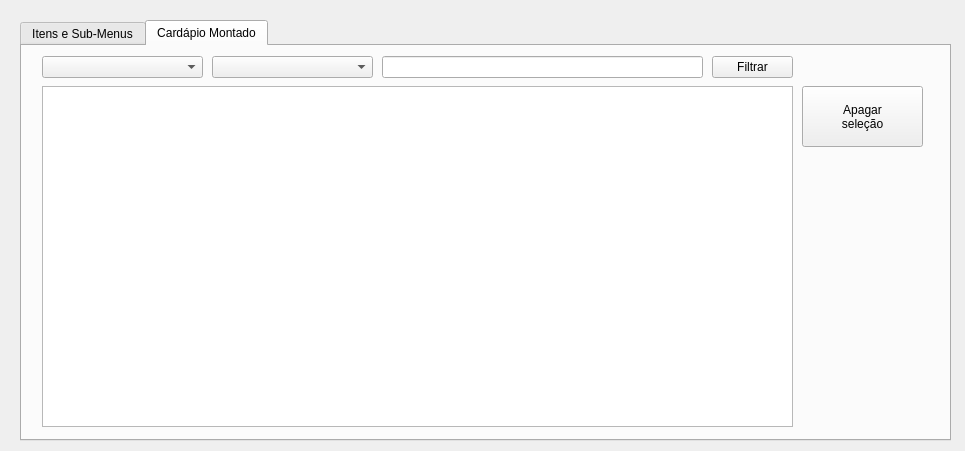
<?xml version="1.0" encoding="UTF-8"?>
<ui version="4.0">
 <class>Submenu</class>
 <widget class="QDialog" name="Submenu">
  <property name="geometry">
   <rect>
    <x>0</x>
    <y>0</y>
    <width>965</width>
    <height>451</height>
   </rect>
  </property>
  <property name="windowTitle">
   <string>Configurar SubMenu</string>
  </property>
  <widget class="QTabWidget" name="tabWidget">
   <property name="geometry">
    <rect>
     <x>20</x>
     <y>20</y>
     <width>931</width>
     <height>421</height>
    </rect>
   </property>
   <property name="currentIndex">
    <number>1</number>
   </property>
   <widget class="QWidget" name="tab">
    <attribute name="title">
     <string>Itens e Sub-Menus</string>
    </attribute>
    <widget class="QTableView" name="tableView_itens">
     <property name="geometry">
      <rect>
       <x>10</x>
       <y>60</y>
       <width>641</width>
       <height>321</height>
      </rect>
     </property>
     <property name="sizePolicy">
      <sizepolicy hsizetype="Maximum" vsizetype="Expanding">
       <horstretch>0</horstretch>
       <verstretch>0</verstretch>
      </sizepolicy>
     </property>
    </widget>
    <widget class="QComboBox" name="comboBox_menu">
     <property name="geometry">
      <rect>
       <x>10</x>
       <y>30</y>
       <width>241</width>
       <height>22</height>
      </rect>
     </property>
    </widget>
    <widget class="QPushButton" name="pushButton_filtrar">
     <property name="geometry">
      <rect>
       <x>570</x>
       <y>30</y>
       <width>81</width>
       <height>22</height>
      </rect>
     </property>
     <property name="text">
      <string>Filtrar</string>
     </property>
    </widget>
    <widget class="QLineEdit" name="lineEdit_filtrar">
     <property name="geometry">
      <rect>
       <x>272</x>
       <y>30</y>
       <width>291</width>
       <height>22</height>
      </rect>
     </property>
     <property name="clearButtonEnabled">
      <bool>true</bool>
     </property>
    </widget>
    <widget class="QListView" name="listView_submenu">
     <property name="geometry">
      <rect>
       <x>660</x>
       <y>60</y>
       <width>256</width>
       <height>321</height>
      </rect>
     </property>
    </widget>
    <widget class="QPushButton" name="pushButton_inserirsubmenu">
     <property name="geometry">
      <rect>
       <x>660</x>
       <y>30</y>
       <width>251</width>
       <height>22</height>
      </rect>
     </property>
     <property name="sizePolicy">
      <sizepolicy hsizetype="Maximum" vsizetype="Fixed">
       <horstretch>0</horstretch>
       <verstretch>0</verstretch>
      </sizepolicy>
     </property>
     <property name="text">
      <string>Inserir SubMenus</string>
     </property>
    </widget>
   </widget>
   <widget class="QWidget" name="tab_2">
    <attribute name="title">
     <string>Cardápio Montado</string>
    </attribute>
    <widget class="QTableView" name="tableView_submenuitens">
     <property name="geometry">
      <rect>
       <x>20</x>
       <y>40</y>
       <width>751</width>
       <height>341</height>
      </rect>
     </property>
     <property name="sizePolicy">
      <sizepolicy hsizetype="Maximum" vsizetype="Expanding">
       <horstretch>0</horstretch>
       <verstretch>0</verstretch>
      </sizepolicy>
     </property>
    </widget>
    <widget class="QLineEdit" name="lineEdit_filtrarsubmenuitens">
     <property name="geometry">
      <rect>
       <x>360</x>
       <y>10</y>
       <width>321</width>
       <height>22</height>
      </rect>
     </property>
     <property name="clearButtonEnabled">
      <bool>true</bool>
     </property>
    </widget>
    <widget class="QPushButton" name="pushButton_filtrarsubmenuitens">
     <property name="geometry">
      <rect>
       <x>690</x>
       <y>10</y>
       <width>81</width>
       <height>22</height>
      </rect>
     </property>
     <property name="text">
      <string>Filtrar</string>
     </property>
    </widget>
    <widget class="QPushButton" name="pushButton_apagarsubmenuitens">
     <property name="geometry">
      <rect>
       <x>780</x>
       <y>40</y>
       <width>121</width>
       <height>61</height>
      </rect>
     </property>
     <property name="text">
      <string>Apagar 
seleção</string>
     </property>
    </widget>
    <widget class="QComboBox" name="comboBox_tamanho">
     <property name="geometry">
      <rect>
       <x>190</x>
       <y>10</y>
       <width>161</width>
       <height>22</height>
      </rect>
     </property>
    </widget>
    <widget class="QComboBox" name="comboBox_tipo">
     <property name="geometry">
      <rect>
       <x>20</x>
       <y>10</y>
       <width>161</width>
       <height>22</height>
      </rect>
     </property>
    </widget>
   </widget>
  </widget>
 </widget>
 <resources/>
 <connections/>
</ui>
